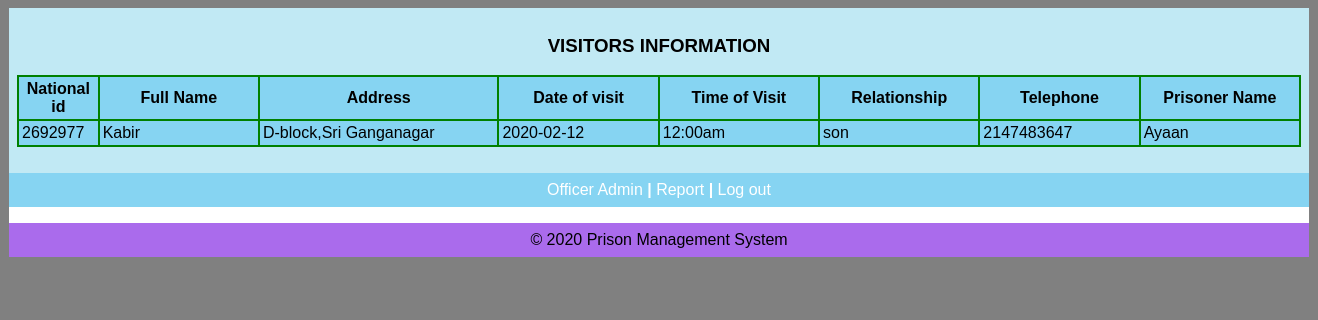
The app's page /admin/viewvis.php with its own data.
### tables this page shows
CREATE TABLE IF NOT EXISTS `visitor` (
  `id` int(12) NOT NULL COMMENT 'national id',
  `fullname` varchar(25) NOT NULL,
  `address` varchar(25) NOT NULL,
  `dateofvisit` varchar(25) NOT NULL,
  `timein` varchar(24) NOT NULL,
  `timeout` varchar(23) NOT NULL,
  `relationship` varchar(25) NOT NULL,
  `telephone` int(13) NOT NULL,
  `prisoner` varchar(25) NOT NULL
);

### admin/viewvis.php (the view, shortened to what this page needs)
<html>
<head>
   <link rel="stylesheet" media="screen" href="login.css" >
</head>
<body>
	<table align='center' border='0' bgcolor='aa6bec' width='1300' cellpadding='8' cellspacing='0' height='200'>
          <tr>
            <td bgcolor='c1e9f4' valign='center'>
<?php
$tbl_name="visitor";
$sel= mysql_query("select * from $tbl_name ORDER BY id DESC LIMIT 0,7");
echo"<table align='center' width='100%' bgcolor='GREEN' border='0' bgcolor='green' cellpadding='3' cellspacing='2' bgcolor='silver'>
<caption><h3>VISITORS INFORMATION</h3></caption>
<tr bgcolor='86d4f2'>
<th width='3%'>National id</th>
<th width='10%'>Full Name</th>
<th width='15%'>Address</th>
<th width='10%'>Date of visit</th>
<th width='10%'>Time of Visit</th>
<th width='10%'>Relationship</th>
<th width='10%'>Telephone</th>
<th width='3%'>Prisoner Name</th>
</tr>";
   while($row=mysql_fetch_array ($sel))
{
echo "<tr bgcolor='86d4f2'>";
echo  "<td width='3%'>".$row ['id']."</td>";
echo  "<td width='7%'>".$row ['fullname']."</td>";
echo  "<td width='10%'>".$row ['address']."</td>";
echo  "<td width='10%'>".$row ['dateofvisit']. "</td>";
echo  "<td width='10%'>".$row ['timein']. "</td>";
echo  "<td width='10%'>".$row ['relationship']."</td>";
echo  "<td width='3%'>" .$row ['telephone']."</td>";
echo  "<td width='10%'>".$row ['prisoner']."</td>";
echo "</tr>";
}
echo"</table>";
?>
<br/>
			</td>
          </tr>
          <tr>
			<td align="center" bgcolor='86d4f2'><a href="adminpanel.php" target="_parent">Officer Admin <b>|</b></a>
      <a href="visitorep.php" target="_parent">Report <b>|</b></a>
			<a href="index.php" target="_parent">Log out</a></td>
          </tr>
          <tr>
            <td align='center' bgcolor='white' height='1'>
					<?php
           include("footer.php");
                ?>
            </td>
          </tr>
	</table>
</body>
</head>
</html>

### admin/login.css (style rules this page uses)
body { font: 14px/21px "Lucida Sans", "Lucida Grande", "Lucida Sans Unicode", sans-serif;background:gray; }
a { color:#fff; text-decoration:none; }

### records on screen
visitor: id "2692977", fullname "Kabir", address "D-block,Sri Ganganagar", dateofvisit "2020-02-12", timein "12:00am", relationship "son", telephone "2147483647", prisoner "Ayaan"
